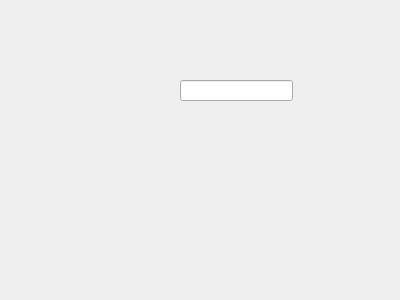
<?xml version="1.0" encoding="UTF-8"?>
<ui version="4.0">
 <class>Form</class>
 <widget class="QWidget" name="Form">
  <property name="geometry">
   <rect>
    <x>0</x>
    <y>0</y>
    <width>400</width>
    <height>300</height>
   </rect>
  </property>
  <property name="windowTitle">
   <string>Form</string>
  </property>
  <widget class="QLineEdit" name="lineEdit">
   <property name="geometry">
    <rect>
     <x>180</x>
     <y>80</y>
     <width>113</width>
     <height>21</height>
    </rect>
   </property>
  </widget>
 </widget>
 <resources/>
 <connections/>
</ui>
